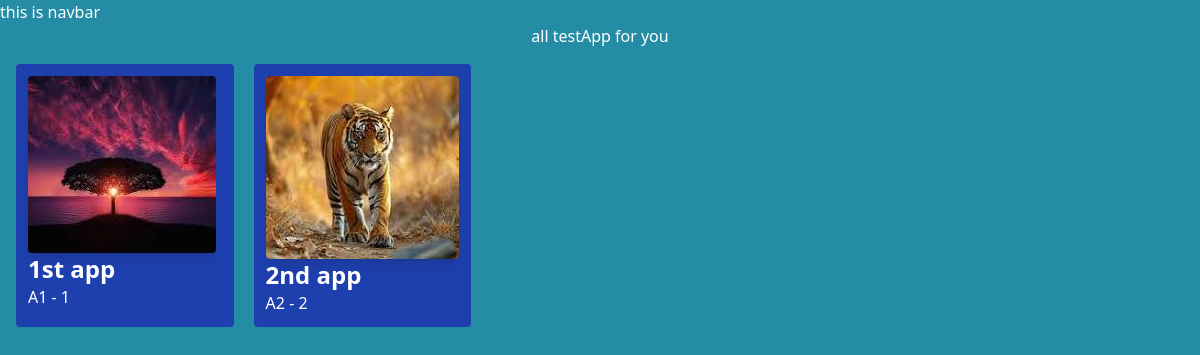
/testApp/, run on an earlier commit of the app's database.
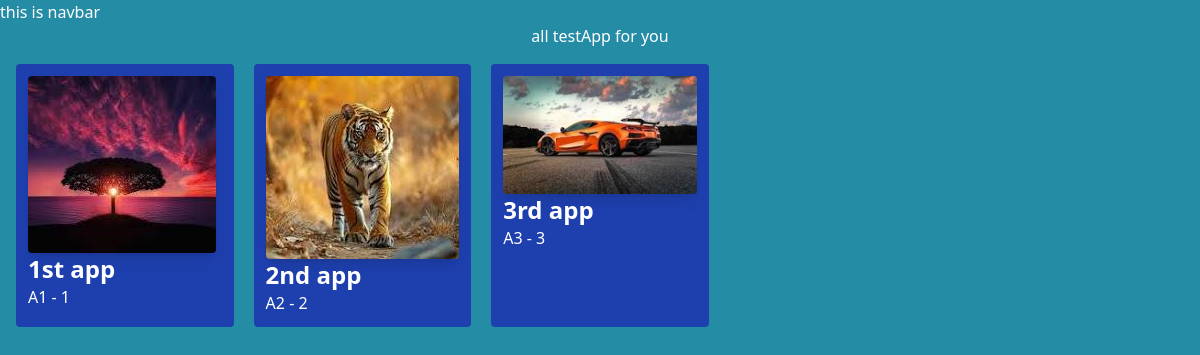
And on a later commit of the database.
### testApp/models.py (models this page shows, shortened)
class testAppVariety(models.Model):
    APP_TYPE_CHOICE = [
        ('A1', 'APP1'),
        ('A2', 'APP2'),
        ('A3', 'APP3'),
        ('A4', 'APP4'),
        ('A5', 'APP5'),
    ]
    name = models.CharField(max_length=100)
    image = models.ImageField(upload_to='apps/')
    date_added = models.DateTimeField(default=timezone.now)
    type = models.CharField(max_length=2, choices=APP_TYPE_CHOICE)
    description = models.TextField(default='')

### testApp/views.py (the view)
# urls.py: path('', views.all_testApp, name='all_testApp'),
def all_testApp(request):
    apps = testAppVariety.objects.all()
    return render(request, 'testApp/all_testApp.html', {'apps': apps})

### testApp/templates/testApp/all_testApp.html (shortened to what this page needs)
{% extends "layout.html" %}
{% block content %}
<h1>all testApp for you</h1>
<div class="grid grid-cols-5 gap-5 m-4">
{% for app in apps  %}
    <div class="bg-blue-800 p-3 rounded ">
        <img class="rounded shadow-lg" src="{{app.image.url}}" alt="">
        <h3 class="text-2xl font-bold">{{app.name}}</h3>
        <a href="{% url 'app_detail' app.id %}">
            <button type="button">
                {{app.type}} - {{app.id}}
            </button>
        </a>
    </div>
{% endfor  %}
</div>
{% endblock  %}

### templates/layout.html (shortened to what this page needs)
{% load static tailwind_tags %}
{% load static %}
<!DOCTYPE html>
<html lang="en">
<head>
    <link rel="stylesheet" href="{% static 'style.css' %}">
    {% tailwind_css %}
</head>
<body>
    <nav>this is navbar</nav>
    {% block content %}{% endblock %}
</body>
</html>

### static/style.css (style rules this page uses)
body { background-color: rgb(37, 140, 165); color: rgb(255, 255, 255); }
h1 { text-align: center; font-size: 2em; }

What changed in the data, as far as the page shows it:
added testAppVariety: image (picture), name "3rd app", type "A3", id "3"
